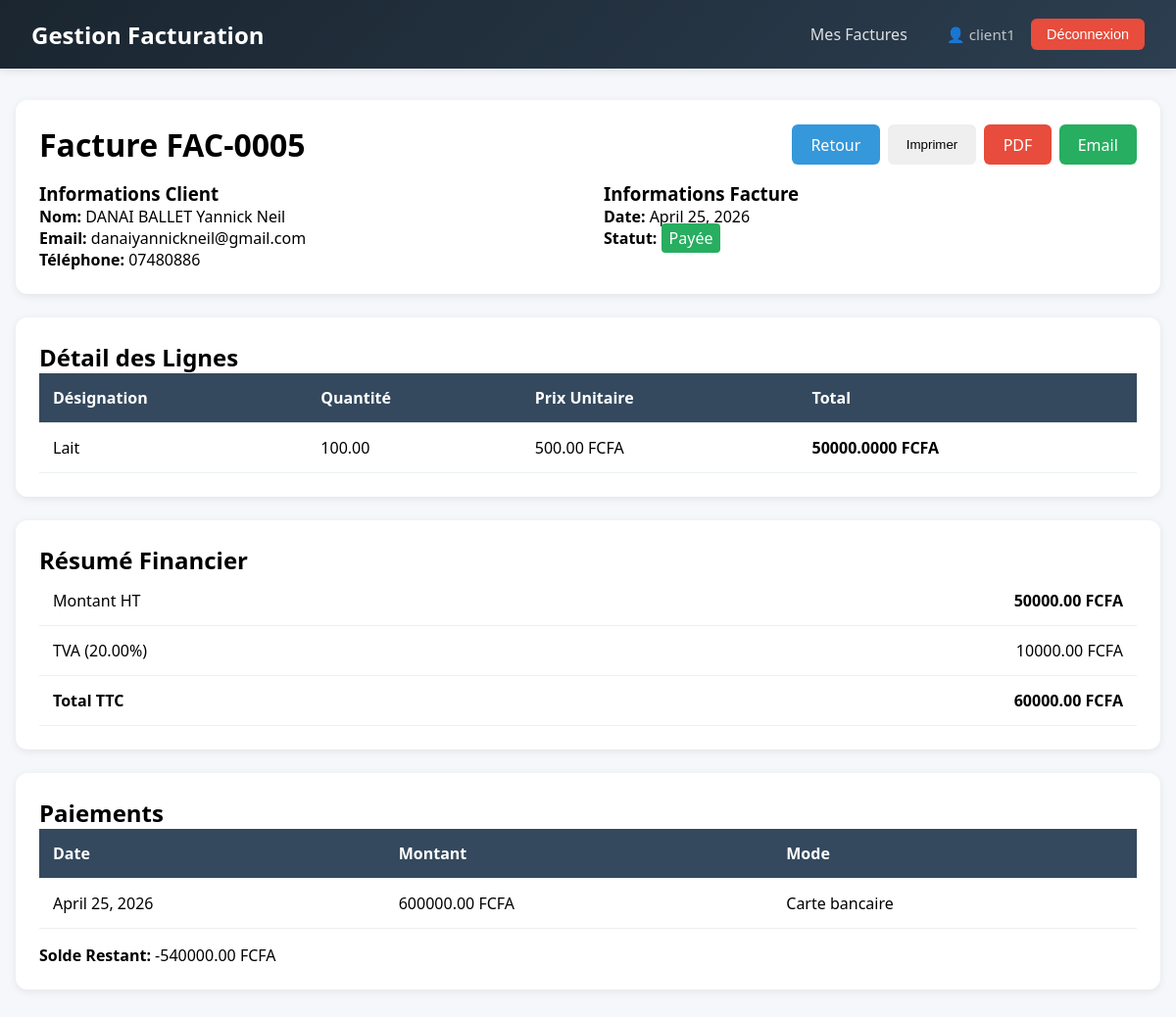
The app's page /factures/5/ (signed in) with its own data.
### factures/models.py (models this page shows, shortened)
class Facture(models.Model):
    STATUTS = [
        ('brouillon', 'Brouillon'),
        ('envoyee',   'Envoyée'),
        ('payee',     'Payée'),
    ]
    client        = models.ForeignKey(Client, on_delete=models.CASCADE)
    date          = models.DateField()
    statut        = models.CharField(max_length=20, choices=STATUTS, default='brouillon')
    montant_ht    = models.DecimalField(max_digits=12, decimal_places=2, default=0)
    taux_tva      = models.DecimalField(max_digits=5,  decimal_places=2, default=18)
    montant_tva   = models.DecimalField(max_digits=12, decimal_places=2, default=0)
    montant_total = models.DecimalField(max_digits=12, decimal_places=2, default=0)
    created_at    = models.DateTimeField(auto_now_add=True)
    updated_at    = models.DateTimeField(auto_now=True)
    @property
    def solde_restant(self):
        total_paye = sum(p.montant for p in self.paiement_set.all())
        return self.montant_total - total_paye
    class Meta:
        ordering = ('-date',)

class LigneFacture(models.Model):
    facture     = models.ForeignKey(Facture, on_delete=models.CASCADE)
    designation = models.CharField(max_length=300)
    quantite    = models.DecimalField(max_digits=10, decimal_places=2, default=0)
    prix_unit   = models.DecimalField(max_digits=12, decimal_places=2, default=0)
    @property
    def total(self):
        if self.quantite is None or self.prix_unit is None:
            return 0
        return self.quantite * self.prix_unit

### clients/models.py (models this page shows, shortened)
class Client(models.Model):
    nom        = models.CharField(max_length=200)
    email      = models.EmailField(unique=True)
    telephone  = models.CharField(max_length=20, blank=True)
    adresse    = models.TextField(blank=True)
    created_at = models.DateTimeField(auto_now_add=True)
    updated_at = models.DateTimeField(auto_now=True)
    class Meta:
        ordering = ('-created_at',)

### paiements/models.py (models this page shows, shortened)
class Paiement(models.Model):
    MODES = [
        ('especes',  'Espèces'),
        ('virement', 'Virement'),
        ('cheque',   'Chèque'),
        ('mobile',   'Mobile Money'),
        ('carte',    'Carte bancaire'),
    ]
    facture    = models.ForeignKey(Facture, on_delete=models.CASCADE)
    montant    = models.DecimalField(max_digits=12, decimal_places=2)
    date       = models.DateField()
    mode       = models.CharField(max_length=20, choices=MODES)
    created_at = models.DateTimeField(auto_now_add=True)
    class Meta:
        ordering = ('-date',)

### factures/views.py (the view)
# urls.py: path('<int:pk>/',           views.facture_detail, name='facture_detail'),
@login_required
def facture_detail(request, pk):
    facture = get_object_or_404(Facture, pk=pk)
    return render(request, 'factures/facture_detail.html', {'facture': facture})

### templates/factures/facture_detail.html (shortened to what this page needs)
{% extends 'base.html' %}
{% block content %}
<div class="card">
    <div style="display: flex; justify-content: space-between; align-items: center; margin-bottom: 1rem;">
        <h1>Facture FAC-{{ facture.pk|stringformat:"04d" }}</h1>
        <div style="display: flex; gap: 0.5rem;">
            <a href="{% url 'facture_list' %}" class="btn btn-primary">Retour</a>
            <button onclick="window.print()" class="btn btn-info">
                Imprimer
            </button>
            <a href="{% url 'facture_pdf' facture.pk %}" class="btn btn-danger">
                PDF
            </a>
            <a href="{% url 'facture_email' facture.pk %}" class="btn btn-success">
                Email
            </a>
        </div>
    </div>
    <div style="display: grid; grid-template-columns: repeat(2, 1fr); gap: 2rem;">
        <div>
            <h3>Informations Client</h3>
            <p><strong>Nom:</strong> {{ facture.client.nom }}</p>
            <p><strong>Email:</strong> {{ facture.client.email }}</p>
            <p><strong>Téléphone:</strong> {{ facture.client.telephone|default:"-" }}</p>
        </div>
        <div>
            <h3>Informations Facture</h3>
            <p><strong>Date:</strong> {{ facture.date }}</p>
            <p><strong>Statut:</strong>
                <span style="padding: 0.25rem 0.5rem; border-radius: 4px;
                    {% if facture.statut == 'payee' %}background: #27ae60; color: white;
                    {% elif facture.statut == 'envoyee' %}background: #3498db; color: white;
                    {% else %}background: #95a5a6; color: white;{% endif %}">
                    {{ facture.get_statut_display }}
                </span>
            </p>
        </div>
    </div>
</div>
<div class="card">
    <h2>Détail des Lignes</h2>
    <table>
        <thead>
            <tr>
                <th>Désignation</th>
                <th>Quantité</th>
                <th>Prix Unitaire</th>
                <th>Total</th>
            </tr>
        </thead>
        <tbody>
            {% for ligne in facture.lignefacture_set.all %}
            <tr>
                <td>{{ ligne.designation }}</td>
                <td>{{ ligne.quantite }}</td>
                <td>{{ ligne.prix_unit }} FCFA</td>
                <td><strong>{{ ligne.total }} FCFA</strong></td>
            </tr>
            {% empty %}
            <tr>
                <td colspan="4" style="text-align: center;">Aucune ligne de facture.</td>
            </tr>
            {% endfor %}
        </tbody>
    </table>
</div>
<div class="card">
    <h2>Résumé Financier</h2>
    <table>
        <tr>
            <td>Montant HT</td>
            <td style="text-align: right;"><strong>{{ facture.montant_ht }} FCFA</strong></td>
        </tr>
        <tr>
            <td>TVA ({{ facture.taux_tva }}%)</td>
            <td style="text-align: right;">{{ facture.montant_tva }} FCFA</td>
        </tr>
        <tr>
            <td><strong>Total TTC</strong></td>
            <td style="text-align: right;"><strong>{{ facture.montant_total }} FCFA</strong></td>
        </tr>
    </table>
</div>
<div class="card">
    <h2>Paiements</h2>
    <table>
        <thead>
            <tr>
                <th>Date</th>
                <th>Montant</th>
                <th>Mode</th>
            </tr>
        </thead>
        <tbody>
            {% for paiement in facture.paiement_set.all %}
            <tr>
                <td>{{ paiement.date }}</td>
                <td>{{ paiement.montant }} FCFA</td>
                <td>{{ paiement.get_mode_display }}</td>
            </tr>
            {% empty %}
            <tr>
                <td colspan="3" style="text-align: center;">Aucun paiement enregistré.</td>
            </tr>
            {% endfor %}
        </tbody>
    </table>
    <p style="margin-top: 1rem;"><strong>Solde Restant:</strong> {{ facture.solde_restant }} FCFA</p>
</div>
{% endblock %}

### templates/base.html (shortened to what this page needs)
<!DOCTYPE html>
<html lang="fr">
<head>
</head>
<body>
  <nav class="navbar">
    <div class="brand">Gestion Facturation</div>
    <div class="nav-links">
        {% if user.is_authenticated %}
            {% if user.profile.role == 'client' %}
                 <a href="{% url 'dashboard' %}">Mes Factures</a>
            {% endif %}
            <div class="user-info">
                <span class="user-name">👤 {{ user.username }}</span>
                <form method="post" action="{% url 'logout' %}" style="display:inline;">
                    <button type="submit" class="btn-logout">Déconnexion</button>
                </form>
            </div>
        {% else %}
            <a href="{% url 'login' %}" class="btn-login">Connexion</a>
        {% endif %}
    </div>
</nav>
    <div class="container">
        {% block content %}{% endblock %}
    </div>
</body>
</html>
</body>
</html>

### templates/base.html (style rules this page uses)
* { margin: 0; padding: 0; box-sizing: border-box; }
body { font-family: 'Segoe UI', Arial, sans-serif; background: #f5f7fa; }
.navbar { background: linear-gradient(135deg, #1a252f 0%, #2c3e50 100%); padding: 1rem 2rem; display: flex; justify-content: space-between; align-items: center; box-shadow: 0 2px 10px rgba(0,0,0,0.1); }
.navbar .brand { font-size: 1.5rem; font-weight: bold; color: white; }
.navbar .nav-links { display: flex; align-items: center; gap: 0.5rem; }
.navbar a { color: rgba(255,255,255,0.85); text-decoration: none; padding: 0.5rem 1rem; border-radius: 6px; transition: all 0.3s ease; font-weight: 500; }
.user-info { display: flex; align-items: center; gap: 1rem; margin-left: 1rem; }
.user-name { color: #bdc3c7; font-size: 0.95rem; }
.btn-logout { background: #e74c3c; color: white; border: none; padding: 0.5rem 1rem; border-radius: 6px; cursor: pointer; font-size: 0.9rem; font-weight: 500; display: inline-flex; align-items: center; gap: 0.5rem; transition: all 0.3s ease; text-decoration: none; }
.container { max-width: 1200px; margin: 2rem auto; padding: 0 1rem; }
.card { background: white; border-radius: 12px; padding: 1.5rem; margin-bottom: 1.5rem; box-shadow: 0 2px 8px rgba(0,0,0,0.08); }
.btn { padding: 0.6rem 1.2rem; border: none; border-radius: 6px; cursor: pointer; text-decoration: none; display: inline-block; font-weight: 500; transition: all 0.3s ease; }
.btn-primary { background: #3498db; color: white; }
.btn-success { background: #27ae60; color: white; }
.btn-danger { background: #e74c3c; color: white; }
table { width: 100%; border-collapse: collapse; }
th, td { padding: 14px; text-align: left; border-bottom: 1px solid #ecf0f1; }
th { background: #34495e; color: white; font-weight: 600; }

### records on screen
Facture: pk "0005", client.nom "DANAI BALLET Yannick Neil", client.email "danaiyannickneil@gmail.com", client.telephone "07480886", date "April 25, 2026", statut "Payée", montant_ht "50000.00", taux_tva "20.00", montant_tva "10000.00", montant_total "60000.00", solde_restant "-540000.00"
LigneFacture: designation "Lait", quantite "100.00", prix_unit "500.00", total "50000.0000"
Paiement: date "April 25, 2026", montant "600000.00", mode "Carte bancaire"

### other values on screen
{{ user.username }} "client1"
